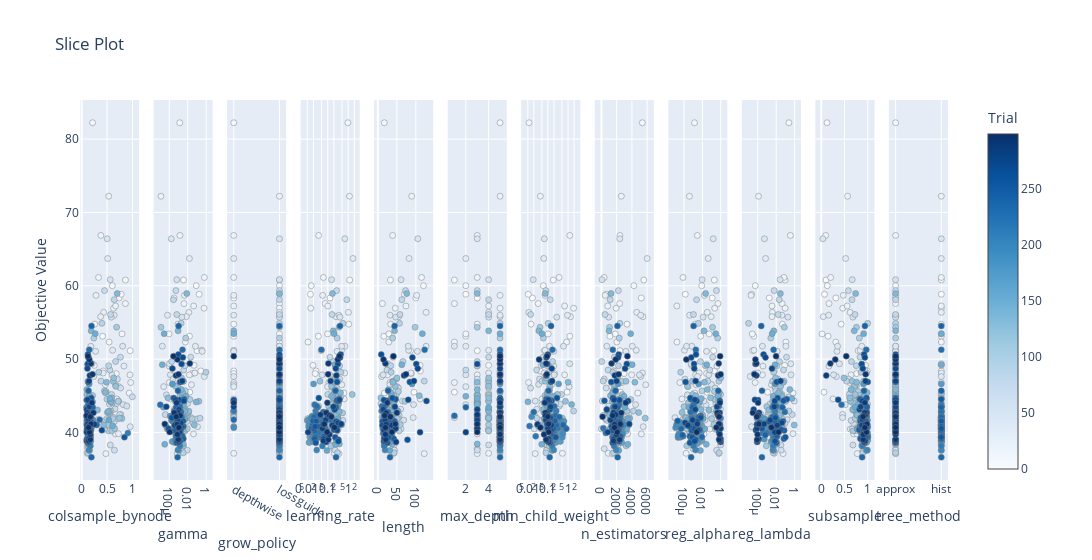

This figure's notebook cell:
### Code cell
plot_slice(study)

### Figure 1 — Plotly figure (JSON) as saved in the notebook; plotly's stock layout.template omitted (floating-point values rounded to 4 significant figures; data arrays with more than 128 entries replaced by an {"elided": "..."} marker saying what was removed)
{"data": [{"marker": {"color": {"elided": "300 int values"}, "colorbar": {"title": {"text": "Trial"}, "x": 1, "xpad": 40}, "colorscale": [[0, "rgb(247,251,255)"], [0.125, "rgb(222,235,247)"], [0.25, "rgb(198,219,239)"], [0.375, "rgb(158,202,225)"], [0.5, "rgb(107,174,214)"], [0.625, "rgb(66,146,198)"], [0.75, "rgb(33,113,181)"], [0.875, "rgb(8,81,156)"], [1, "rgb(8,48,107)"]], "line": {"color": "Grey", "width": 0.5}, "showscale": true}, "mode": "markers", "name": "Feasible Trial", "showlegend": false, "type": "scatter", "x": {"elided": "300 float values"}, "xaxis": "x", "y": {"elided": "300 float values"}, "yaxis": "y"}, {"marker": {"color": {"elided": "300 int values"}, "colorbar": {"title": {"text": "Trial"}, "x": 1, "xpad": 40}, "colorscale": [[0, "rgb(247,251,255)"], [0.125, "rgb(222,235,247)"], [0.25, "rgb(198,219,239)"], [0.375, "rgb(158,202,225)"], [0.5, "rgb(107,174,214)"], [0.625, "rgb(66,146,198)"], [0.75, "rgb(33,113,181)"], [0.875, "rgb(8,81,156)"], [1, "rgb(8,48,107)"]], "line": {"color": "Grey", "width": 0.5}, "showscale": false}, "mode": "markers", "name": "Feasible Trial", "showlegend": false, "type": "scatter", "x": {"elided": "300 float values"}, "xaxis": "x2", "y": {"elided": "300 float values"}, "yaxis": "y2"}, {"marker": {"color": {"elided": "300 int values"}, "colorbar": {"title": {"text": "Trial"}, "x": 1, "xpad": 40}, "colorscale": [[0, "rgb(247,251,255)"], [0.125, "rgb(222,235,247)"], [0.25, "rgb(198,219,239)"], [0.375, "rgb(158,202,225)"], [0.5, "rgb(107,174,214)"], [0.625, "rgb(66,146,198)"], [0.75, "rgb(33,113,181)"], [0.875, "rgb(8,81,156)"], [1, "rgb(8,48,107)"]], "line": {"color": "Grey", "width": 0.5}, "showscale": false}, "mode": "markers", "name": "Feasible Trial", "showlegend": false, "type": "scatter", "x": {"elided": "300 str values"}, "xaxis": "x3", "y": {"elided": "300 float values"}, "yaxis": "y3"}, {"marker": {"color": {"elided": "300 int values"}, "colorbar": {"title": {"text": "Trial"}, "x": 1, "xpad": 40}, "colorscale": [[0, "rgb(247,251,255)"], [0.125, "rgb(222,235,247)"], [0.25, "rgb(198,219,239)"], [0.375, "rgb(158,202,225)"], [0.5, "rgb(107,174,214)"], [0.625, "rgb(66,146,198)"], [0.75, "rgb(33,113,181)"], [0.875, "rgb(8,81,156)"], [1, "rgb(8,48,107)"]], "line": {"color": "Grey", "width": 0.5}, "showscale": false}, "mode": "markers", "name": "Feasible Trial", "showlegend": false, "type": "scatter", "x": {"elided": "300 float values"}, "xaxis": "x4", "y": {"elided": "300 float values"}, "yaxis": "y4"}, {"marker": {"color": {"elided": "300 int values"}, "colorbar": {"title": {"text": "Trial"}, "x": 1, "xpad": 40}, "colorscale": [[0, "rgb(247,251,255)"], [0.125, "rgb(222,235,247)"], [0.25, "rgb(198,219,239)"], [0.375, "rgb(158,202,225)"], [0.5, "rgb(107,174,214)"], [0.625, "rgb(66,146,198)"], [0.75, "rgb(33,113,181)"], [0.875, "rgb(8,81,156)"], [1, "rgb(8,48,107)"]], "line": {"color": "Grey", "width": 0.5}, "showscale": false}, "mode": "markers", "name": "Feasible Trial", "showlegend": false, "type": "scatter", "x": {"elided": "300 int values"}, "xaxis": "x5", "y": {"elided": "300 float values"}, "yaxis": "y5"}, {"marker": {"color": {"elided": "300 int values"}, "colorbar": {"title": {"text": "Trial"}, "x": 1, "xpad": 40}, "colorscale": [[0, "rgb(247,251,255)"], [0.125, "rgb(222,235,247)"], [0.25, "rgb(198,219,239)"], [0.375, "rgb(158,202,225)"], [0.5, "rgb(107,174,214)"], [0.625, "rgb(66,146,198)"], [0.75, "rgb(33,113,181)"], [0.875, "rgb(8,81,156)"], [1, "rgb(8,48,107)"]], "line": {"color": "Grey", "width": 0.5}, "showscale": false}, "mode": "markers", "name": "Feasible Trial", "showlegend": false, "type": "scatter", "x": {"elided": "300 int values"}, "xaxis": "x6", "y": {"elided": "300 float values"}, "yaxis": "y6"}, {"marker": {"color": {"elided": "300 int values"}, "colorbar": {"title": {"text": "Trial"}, "x": 1, "xpad": 40}, "colorscale": [[0, "rgb(247,251,255)"], [0.125, "rgb(222,235,247)"], [0.25, "rgb(198,219,239)"], [0.375, "rgb(158,202,225)"], [0.5, "rgb(107,174,214)"], [0.625, "rgb(66,146,198)"], [0.75, "rgb(33,113,181)"], [0.875, "rgb(8,81,156)"], [1, "rgb(8,48,107)"]], "line": {"color": "Grey", "width": 0.5}, "showscale": false}, "mode": "markers", "name": "Feasible Trial", "showlegend": false, "type": "scatter", "x": {"elided": "300 float values"}, "xaxis": "x7", "y": {"elided": "300 float values"}, "yaxis": "y7"}, {"marker": {"color": {"elided": "300 int values"}, "colorbar": {"title": {"text": "Trial"}, "x": 1, "xpad": 40}, "colorscale": [[0, "rgb(247,251,255)"], [0.125, "rgb(222,235,247)"], [0.25, "rgb(198,219,239)"], [0.375, "rgb(158,202,225)"], [0.5, "rgb(107,174,214)"], [0.625, "rgb(66,146,198)"], [0.75, "rgb(33,113,181)"], [0.875, "rgb(8,81,156)"], [1, "rgb(8,48,107)"]], "line": {"color": "Grey", "width": 0.5}, "showscale": false}, "mode": "markers", "name": "Feasible Trial", "showlegend": false, "type": "scatter", "x": {"elided": "300 int values"}, "xaxis": "x8", "y": {"elided": "300 float values"}, "yaxis": "y8"}, {"marker": {"color": {"elided": "300 int values"}, "colorbar": {"title": {"text": "Trial"}, "x": 1, "xpad": 40}, "colorscale": [[0, "rgb(247,251,255)"], [0.125, "rgb(222,235,247)"], [0.25, "rgb(198,219,239)"], [0.375, "rgb(158,202,225)"], [0.5, "rgb(107,174,214)"], [0.625, "rgb(66,146,198)"], [0.75, "rgb(33,113,181)"], [0.875, "rgb(8,81,156)"], [1, "rgb(8,48,107)"]], "line": {"color": "Grey", "width": 0.5}, "showscale": false}, "mode": "markers", "name": "Feasible Trial", "showlegend": false, "type": "scatter", "x": {"elided": "300 float values"}, "xaxis": "x9", "y": {"elided": "300 float values"}, "yaxis": "y9"}, {"marker": {"color": {"elided": "300 int values"}, "colorbar": {"title": {"text": "Trial"}, "x": 1, "xpad": 40}, "colorscale": [[0, "rgb(247,251,255)"], [0.125, "rgb(222,235,247)"], [0.25, "rgb(198,219,239)"], [0.375, "rgb(158,202,225)"], [0.5, "rgb(107,174,214)"], [0.625, "rgb(66,146,198)"], [0.75, "rgb(33,113,181)"], [0.875, "rgb(8,81,156)"], [1, "rgb(8,48,107)"]], "line": {"color": "Grey", "width": 0.5}, "showscale": false}, "mode": "markers", "name": "Feasible Trial", "showlegend": false, "type": "scatter", "x": {"elided": "300 float values"}, "xaxis": "x10", "y": {"elided": "300 float values"}, "yaxis": "y10"}, {"marker": {"color": {"elided": "300 int values"}, "colorbar": {"title": {"text": "Trial"}, "x": 1, "xpad": 40}, "colorscale": [[0, "rgb(247,251,255)"], [0.125, "rgb(222,235,247)"], [0.25, "rgb(198,219,239)"], [0.375, "rgb(158,202,225)"], [0.5, "rgb(107,174,214)"], [0.625, "rgb(66,146,198)"], [0.75, "rgb(33,113,181)"], [0.875, "rgb(8,81,156)"], [1, "rgb(8,48,107)"]], "line": {"color": "Grey", "width": 0.5}, "showscale": false}, "mode": "markers", "name": "Feasible Trial", "showlegend": false, "type": "scatter", "x": {"elided": "300 float values"}, "xaxis": "x11", "y": {"elided": "300 float values"}, "yaxis": "y11"}, {"marker": {"color": {"elided": "300 int values"}, "colorbar": {"title": {"text": "Trial"}, "x": 1, "xpad": 40}, "colorscale": [[0, "rgb(247,251,255)"], [0.125, "rgb(222,235,247)"], [0.25, "rgb(198,219,239)"], [0.375, "rgb(158,202,225)"], [0.5, "rgb(107,174,214)"], [0.625, "rgb(66,146,198)"], [0.75, "rgb(33,113,181)"], [0.875, "rgb(8,81,156)"], [1, "rgb(8,48,107)"]], "line": {"color": "Grey", "width": 0.5}, "showscale": false}, "mode": "markers", "name": "Feasible Trial", "showlegend": false, "type": "scatter", "x": {"elided": "300 str values"}, "xaxis": "x12", "y": {"elided": "300 float values"}, "yaxis": "y12"}], "layout": {"title": {"text": "Slice Plot"}, "width": 3600, "xaxis": {"anchor": "y", "domain": [0, 0.06806], "title": {"text": "colsample_bynode"}}, "xaxis10": {"anchor": "y10", "domain": [0.7625, 0.8306], "title": {"text": "reg_lambda"}, "type": "log"}, "xaxis11": {"anchor": "y11", "domain": [0.8472, 0.9153], "title": {"text": "subsample"}}, "xaxis12": {"anchor": "y12", "categoryarray": ["approx", "hist"], "categoryorder": "array", "domain": [0.9319, 1.0], "title": {"text": "tree_method"}, "type": "category"}, "xaxis2": {"anchor": "y2", "domain": [0.08472, 0.1528], "title": {"text": "gamma"}, "type": "log"}, "xaxis3": {"anchor": "y3", "categoryarray": ["depthwise", "lossguide"], "categoryorder": "array", "domain": [0.1694, 0.2375], "title": {"text": "grow_policy"}, "type": "category"}, "xaxis4": {"anchor": "y4", "domain": [0.2542, 0.3222], "title": {"text": "learning_rate"}, "type": "log"}, "xaxis5": {"anchor": "y5", "domain": [0.3389, 0.4069], "title": {"text": "length"}}, "xaxis6": {"anchor": "y6", "domain": [0.4236, 0.4917], "title": {"text": "max_depth"}}, "xaxis7": {"anchor": "y7", "domain": [0.5083, 0.5764], "title": {"text": "min_child_weight"}, "type": "log"}, "xaxis8": {"anchor": "y8", "domain": [0.5931, 0.6611], "title": {"text": "n_estimators"}}, "xaxis9": {"anchor": "y9", "domain": [0.6778, 0.7458], "title": {"text": "reg_alpha"}, "type": "log"}, "yaxis": {"anchor": "x", "domain": [0, 1], "title": {"text": "Objective Value"}}, "yaxis10": {"anchor": "x10", "domain": [0, 1], "matches": "y", "showticklabels": false}, "yaxis11": {"anchor": "x11", "domain": [0, 1], "matches": "y", "showticklabels": false}, "yaxis12": {"anchor": "x12", "domain": [0, 1], "matches": "y", "showticklabels": false}, "yaxis2": {"anchor": "x2", "domain": [0, 1], "matches": "y", "showticklabels": false}, "yaxis3": {"anchor": "x3", "domain": [0, 1], "matches": "y", "showticklabels": false}, "yaxis4": {"anchor": "x4", "domain": [0, 1], "matches": "y", "showticklabels": false}, "yaxis5": {"anchor": "x5", "domain": [0, 1], "matches": "y", "showticklabels": false}, "yaxis6": {"anchor": "x6", "domain": [0, 1], "matches": "y", "showticklabels": false}, "yaxis7": {"anchor": "x7", "domain": [0, 1], "matches": "y", "showticklabels": false}, "yaxis8": {"anchor": "x8", "domain": [0, 1], "matches": "y", "showticklabels": false}, "yaxis9": {"anchor": "x9", "domain": [0, 1], "matches": "y", "showticklabels": false}}}
